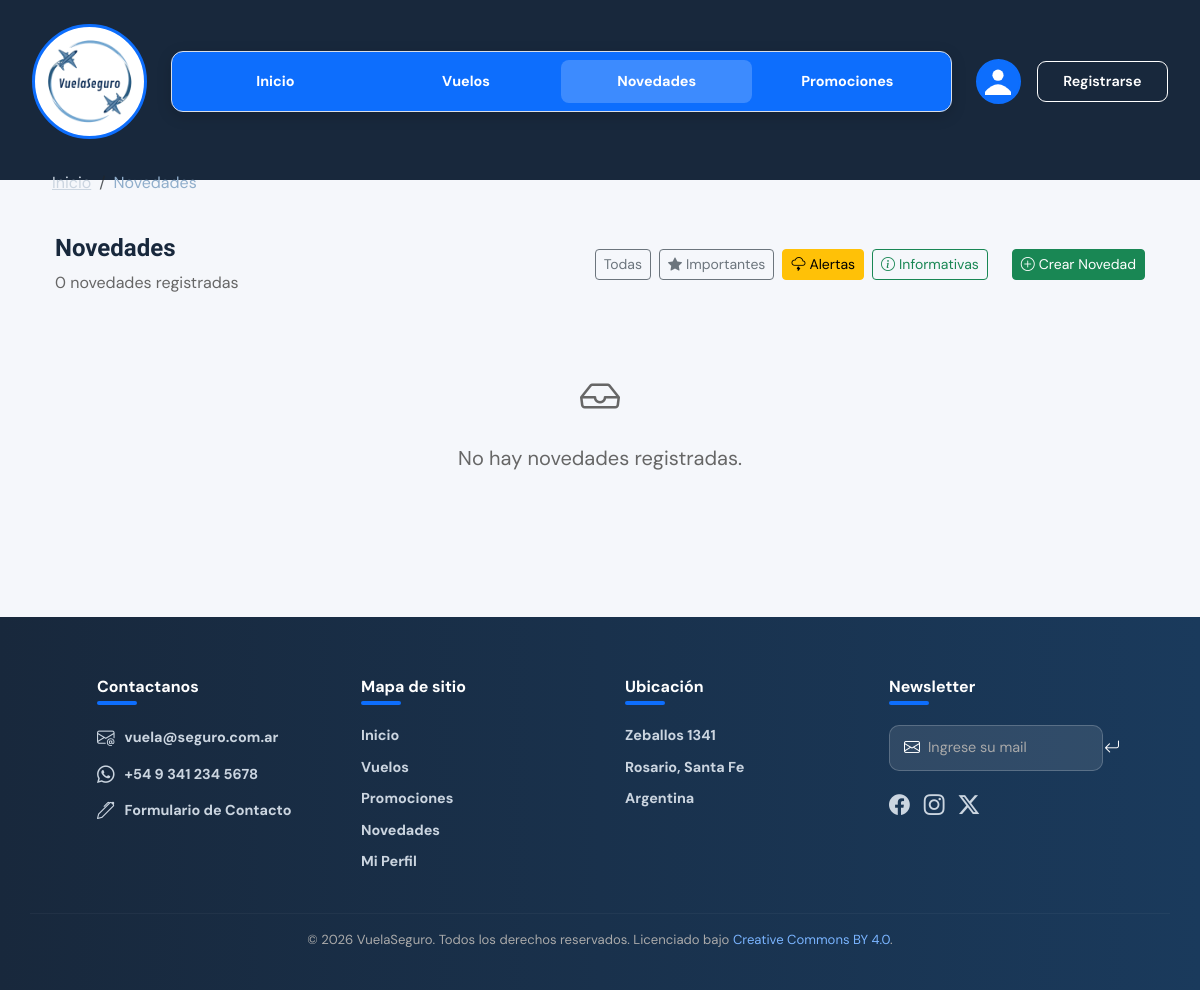
/NOVEDADES/novedades.php?pagina=1&tipo=alerta, run on an earlier commit of the app's database.
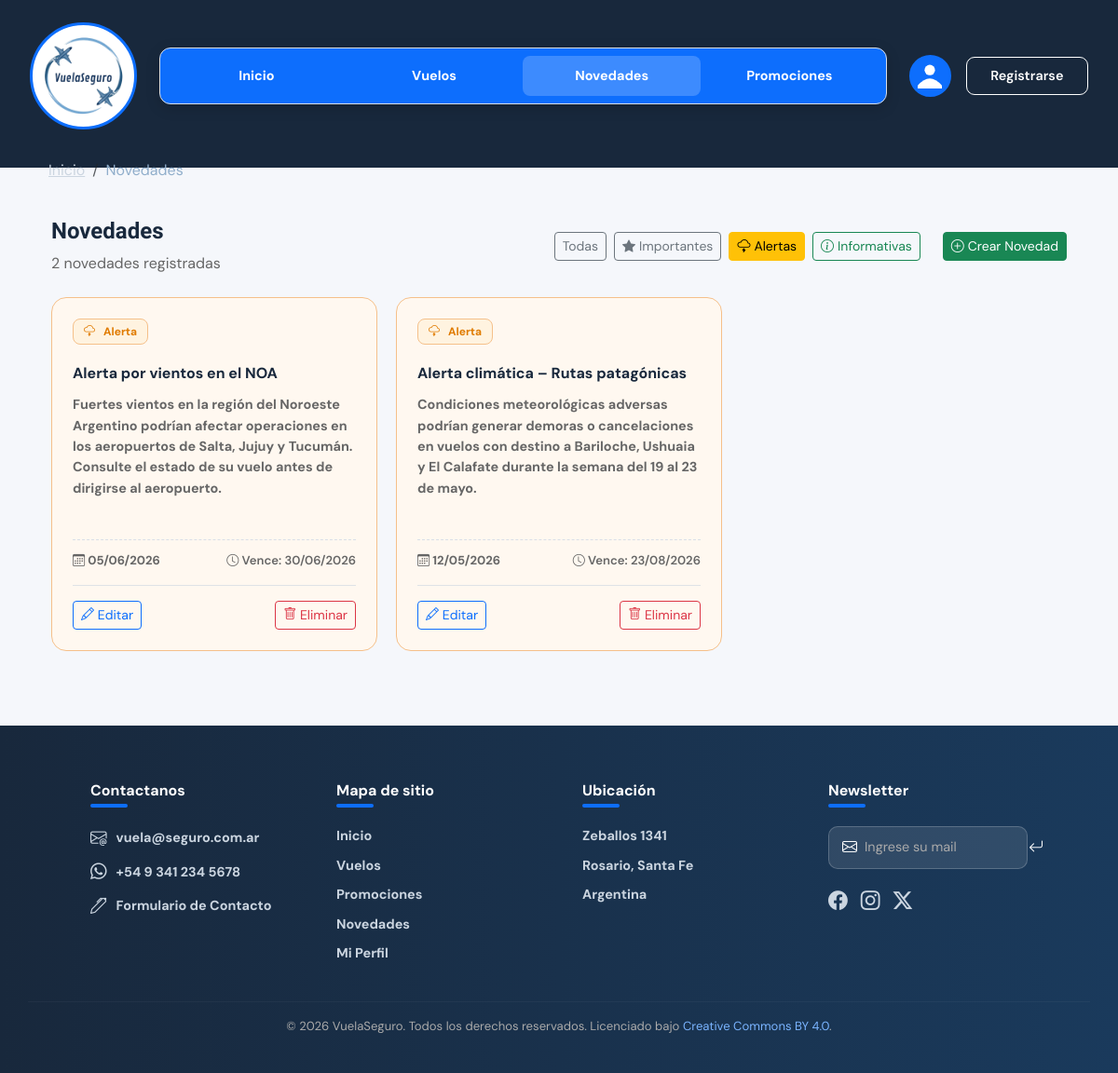
And on a later commit of the database.
### tables this page shows
CREATE TABLE `novedades` (
  `codNovedad` int(11) NOT NULL,
  `TituloNovedad` varchar(50) NOT NULL,
  `textoNovedad` text NOT NULL,
  `fechaPublicacionNovedad` date NOT NULL,
  `fechaExpiracionNovedad` date NOT NULL,
  `tipoNovedad` enum('Alerta','Importante','Informativa','') NOT NULL
);

### NOVEDADES/novedades.php (the view, shortened to what this page needs)
<?php
include_once('../conexion.inc');
$esAdmin = true;
$porPagina   = 6;
$paginaActual = isset($_GET['pagina']) && is_numeric($_GET['pagina']) ? (int)$_GET['pagina'] : 1;
$offset = ($paginaActual - 1) * $porPagina;
$tipoFiltro = '';
$params     = [];
$types      = '';
$whereClause = $esAdmin ? "WHERE 1=1" : "WHERE fechaExpiracionNovedad >= CURDATE()";
if (!empty($_GET['tipo']) && in_array(ucfirst($_GET['tipo']), ['Importante', 'Alerta', 'Informativa'])) {
    $tipoFiltro   = strtolower($_GET['tipo']);
    $whereClause .= " AND tipoNovedad = ?";
    $params[]     = ucfirst($tipoFiltro);
    $types       .= 's';
}
$sqlTotal = "SELECT COUNT(*) AS total FROM novedades $whereClause";
$stmtTotal = $link->prepare($sqlTotal);
if (!empty($params)) {
    $stmtTotal->bind_param($types, ...$params);
}
$stmtTotal->execute();
$totalRegistros = $stmtTotal->get_result()->fetch_assoc()['total'];
$sql = "SELECT * FROM novedades $whereClause ORDER BY fechaPublicacionNovedad DESC LIMIT ? OFFSET ?";
$paramsQuery   = array_merge($params, [$porPagina, $offset]);
$typesQuery    = $types . 'ii';
$stmt = $link->prepare($sql);
$stmt->bind_param($typesQuery, ...$paramsQuery);
$stmt->execute();
$novedades = $stmt->get_result();
function badgeNovedad(string $tipo): string {
    return match($tipo) {
        'Importante'  => '<span class="badge-nov badge-imp"><i class="bi bi-star-fill me-1"></i>Importante</span>',
        'Alerta'      => '<span class="badge-nov badge-alt"><i class="bi bi-cloud-lightning me-1"></i>Alerta</span>',
        default       => '<span class="badge-nov badge-info"><i class="bi bi-info-circle me-1"></i>Informativa</span>',
    };
}
function claseCard(string $tipo): string {
    return match($tipo) {
        'Importante' => 'novedad-card destacada',
        'Alerta'     => 'novedad-card alerta',
        default      => 'novedad-card',
    };
}
function urlFiltro(string $tipo, int $pagina = 1): string {
    $params = ['pagina' => $pagina];
    if ($tipo !== '') $params['tipo'] = $tipo;
    return 'novedades.php?' . http_build_query($params);
}
?>
<!DOCTYPE html>
<html lang="es">
<head>
  <link href="https://cdn.jsdelivr.net/npm/bootstrap@5.3.3/dist/css/bootstrap.min.css" rel="stylesheet">
  <link rel="stylesheet" href="https://cdn.jsdelivr.net/npm/bootstrap-icons@1.13.1/font/bootstrap-icons.min.css">
  <link href="../INDEX/estilos-globales.css" rel="stylesheet">
  <link href="novedades.css" rel="stylesheet">
</head>
<body>
<header>
  <section class="navbar-section">
    <div class="header-wrapper">
      <nav class="navbar-custom">
        <div class="logo-wrap">
          <img src="../INDEX/logo-vuelaseguro.png" class="logo-vuela" alt="Logo VuelaSeguro">
        </div>
        <div class="nav-links">
          <a href="../INDEX/index.php">Inicio</a>
          <a href="../VUELOS/vuelos.php">Vuelos</a>
          <a href="novedades.php" class="active">Novedades</a>
          <a href="../PROMOCIONES/promociones.php">Promociones</a>
        </div>
        <div class="nav-right">
          <?php if (isset($_SESSION['usuario'])): ?>
            <span style="color:#fff; font-size:.9rem; font-weight:600; margin-right: 15px;">
              <?= htmlspecialchars($_SESSION['usuario']['nombreUsuario']) ?>
            </span>
            <a href="../logout.php" class="btn-registro" style="text-decoration:none; background:#dc3545;">
              Salir
            </a>
          <?php else: ?>
            <div class="foto-perfil" title="Foto de perfil">
              <svg width="26" height="40" viewBox="0 0 42 42" xmlns="http://www.w3.org/2000/svg">
                <circle cx="21" cy="10" r="9" fill="#ffffff"/>
                <path d="M -4 42 Q 21 7 46 42 Z" fill="#ffffff"/>
              </svg>
            </div>
            <a href="../LOGIN/login.php" class="btn-registro" style="text-decoration:none; background:transparent; border:1px solid #fff;">Registrarse</a>
          <?php endif; ?>
        </div>
      </nav>
      <nav aria-label="breadcrumb" style="padding: 0.5rem 2rem;">
        <ol class="breadcrumb mb-0" style="background:transparent;">
          <li class="breadcrumb-item">
            <a href="../INDEX/index.php" style="color:#cbd5e0;">Inicio</a>
          </li>
          <li class="breadcrumb-item active" style="color:#90aecb;" aria-current="page">Novedades</li>
        </ol>
      </nav>
    </div>
  </section>
</header>
<main class="novedades-wrapper container mt-4 mb-5">
  <div class="novedades-header d-flex justify-content-between align-items-center mb-4 flex-wrap">
    <div>
      <h2 style="font-family:'Sora',sans-serif;">Novedades</h2>
      <p class="novedades-count mt-1 mb-0">
        <?= $totalRegistros ?> novedad<?= $totalRegistros !== 1 ? 'es' : '' ?> registradas
      </p>
    </div>
    <div class="d-flex gap-2 flex-wrap align-items-center">
      <a href="<?= urlFiltro('') ?>" class="btn btn-sm <?= $tipoFiltro === '' ? 'btn-primary' : 'btn-outline-secondary' ?>">Todas</a>
      <a href="<?= urlFiltro('importante') ?>" class="btn btn-sm <?= $tipoFiltro === 'importante' ? 'btn-primary' : 'btn-outline-secondary' ?>"><i class="bi bi-star-fill me-1"></i>Importantes</a>
      <a href="<?= urlFiltro('alerta') ?>" class="btn btn-sm <?= $tipoFiltro === 'alerta' ? 'btn-warning' : 'btn-outline-warning' ?>"><i class="bi bi-cloud-lightning me-1"></i>Alertas</a>
      <a href="<?= urlFiltro('informativa') ?>" class="btn btn-sm <?= $tipoFiltro === 'informativa' ? 'btn-success' : 'btn-outline-success' ?>"><i class="bi bi-info-circle me-1"></i>Informativas</a>
      <?php if ($esAdmin): ?>
        <button class="btn btn-sm btn-success ms-md-3" data-bs-toggle="modal" data-bs-target="#modalCrear">
          <i class="bi bi-plus-circle me-1"></i>Crear Novedad
        </button>
      <?php endif; ?>
    </div>
  </div>
  <?php if ($novedades->num_rows === 0): ?>
    <div class="text-center py-5" style="color:var(--gris);">
      <i class="bi bi-inbox fs-1 d-block mb-3"></i>
      <p class="fs-5">No hay novedades registradas.</p>
    </div>
  <?php else: ?>
    <div class="novedades-grid">
      <?php
      while ($nov = $novedades->fetch_assoc()):
      ?>
        <div class="<?= claseCard($nov['tipoNovedad']) ?>">
          <div>
              <?= badgeNovedad($nov['tipoNovedad']) ?>
          </div>
          <div class="nov-titulo-card mt-2"><?= htmlspecialchars($nov['TituloNovedad']) ?></div>
          <p class="nov-texto"><?= nl2br(htmlspecialchars($nov['textoNovedad'])) ?></p>
          <div class="nov-fecha mt-3">
            <span><i class="bi bi-calendar3"></i> <?= date('d/m/Y', strtotime($nov['fechaPublicacionNovedad'])) ?></span>
            <span class="nov-vence"><i class="bi bi-clock"></i> Vence: <?= date('d/m/Y', strtotime($nov['fechaExpiracionNovedad'])) ?></span>
          </div>
          <?php if ($esAdmin): ?>
          <div class="d-flex justify-content-between align-items-center mt-1 pt-3 border-top">
              <button type="button" class="btn btn-sm btn-outline-primary" data-bs-toggle="modal" data-bs-target="#modalEditar<?= $nov['codNovedad'] ?>">
                  <i class="bi bi-pencil"></i> Editar
              </button>
              <button type="button" class="btn btn-sm btn-outline-danger" data-bs-toggle="modal" data-bs-target="#modalEliminar<?= $nov['codNovedad'] ?>">
                  <i class="bi bi-trash"></i> Eliminar
              </button>
          </div>
          <?php
          endif;
          ?>
        </div>
      <?php endwhile; ?>
    </div>
  <?php endif; ?>
</main>
<section class="footer-section">
  <footer>
    <div class="row">
      <div class="col">
        <h3><strong>Contactanos</strong><div class="subrayado"></div></h3>
        <ul>
          <li><i class="bi bi-envelope-at"></i><a href="mailto:vuela@seguro.com.ar">vuela@seguro.com.ar</a></li>
          <li><i class="bi bi-whatsapp"></i><a href="#">+54 9 341 234 5678</a></li>
          <li><i class="bi bi-pen"></i><a href="../CONTACTO/contacto.html">Formulario de Contacto</a></li>
        </ul>
      </div>
      <div class="col">
        <h3><strong>Mapa de sitio</strong><div class="subrayado"></div></h3>
        <ul>
          <li><a href="../INDEX/index.php">Inicio</a></li>
          <li><a href="../VUELOS/vuelos.php">Vuelos</a></li>
          <li><a href="../PROMOCIONES/promociones.php">Promociones</a></li>
          <li><a href="novedades.php">Novedades</a></li>
          <li><a href="">Mi Perfil</a></li>
        </ul>
      </div>
      <div class="col">
        <h3><strong>Ubicación</strong><div class="subrayado"></div></h3>
        <ul>
          <li><a href="https://maps.app.goo.gl/UvsGpUXHgk9GkpYP9" target="_blank">Zeballos 1341</a></li>
          <li><a href="https://maps.app.goo.gl/87YMeSLAp74gH9mc7" target="_blank">Rosario, Santa Fe</a></li>
          <li><a href="https://maps.app.goo.gl/u94xc8o8xowqeTuz8" target="_blank">Argentina</a></li>
        </ul>
      </div>
      <div class="col">
        <h3><strong>Newsletter</strong><div class="subrayado"></div></h3>
        <form>
          <i class="bi bi-envelope"></i>
          <input type="email" placeholder="Ingrese su mail">
          <button type="submit"><i class="bi bi-arrow-return-left"></i></button>
        </form>
        <div class="iconos-redes">
          <i class="bi bi-facebook"></i>
          <i class="bi bi-instagram"></i>
          <i class="bi bi-twitter-x"></i>
        </div>
      </div>
    </div>
    <hr>
    <p class="copyright">© 2026 VuelaSeguro. Todos los derechos reservados. Licenciado bajo
      <a href="https://creativecommons.org/licenses/by/4.0/" target="_blank" rel="noopener noreferrer">Creative Commons BY 4.0</a>.
    </p>
  </footer>
</section>
</body>
</html>

### INDEX/estilos-globales.css (style rules this page uses)
:root { --azul: #0d6efd; --azul-oscuro: #18283c; --gris: #666666; --gris-claro: #f5f7fb; --borde: #d9dee7; --blanco: #ffffff; --verde: #198754; --rojo: #dc3545; --naranja: #e07b00; }
* { margin: 0; padding: 0; box-sizing: border-box; }
body { font-family: 'DM Sans', sans-serif; background: var(--gris-claro); color: var(--azul-oscuro); }
.header-wrapper { background: var(--azul-oscuro); padding: 1.5rem 0 0 0; }
.navbar-custom { margin: 0 2rem; padding-bottom: 1.5rem; display: flex; align-items: center; gap: 1.5rem; }
.breadcrumb { justify-content: left; height: 1px; margin-left: 20px; }
.logo-wrap { width: 115px; height: 115px; border-radius: 50%; border: 3px solid var(--azul); background: var(--blanco); display: flex; align-items: center; justify-content: center; flex-shrink: 0; overflow: hidden; position: relative; }
.logo-vuela { width: 100%; height: 100%; object-fit: cover; }
.nav-links { background: var(--azul); border: 1px solid var(--borde); border-radius: 12px; padding: 0.5rem; display: flex; flex: 1; justify-content: space-between; box-shadow: 0 4px 15px rgba(0, 0, 0, 0.15); }
.nav-links a { font-weight: 700; flex: 1; text-align: center; color: var(--blanco); font-size: 0.9rem; padding: 0.7rem 0; border-radius: 8px; text-decoration: none; transition: all 0.2s; white-space: nowrap; }
.nav-links a.active { color: var(--blanco); background: rgba(255, 255, 255, 0.2); }
.nav-right { display: flex; align-items: center; gap: 1rem; flex-shrink: 0; }
.foto-perfil { width: 45px; height: 45px; border-radius: 50%; border: 2px solid var(--azul); background: var(--azul); display: flex; align-items: center; justify-content: center; cursor: pointer; flex-shrink: 0; overflow: hidden; }
.btn-registro { background: var(--azul); border: none; color: var(--blanco); border-radius: 9px; padding: 0.55rem 1.6rem; font-size: 0.9rem; font-weight: 600; white-space: nowrap; cursor: pointer; flex-shrink: 0; transition: all 0.2s; }
.footer-section { background: linear-gradient(to right, var(--azul-oscuro), #1a3a5c); color: var(--blanco); padding: 50px 30px 24px; margin-top: 50px; }
.footer-section footer .row { width: 90%; margin: auto; display: flex; flex-wrap: wrap; justify-content: space-between; gap: 30px; margin-bottom: 30px; }
.footer-section footer .col { flex-basis: 20%; min-width: 160px; padding: 10px; }
.footer-section h3 { font-size: 1rem; margin-bottom: 20px; color: var(--blanco); }
.footer-section .subrayado { width: 40px; height: 4px; background: var(--azul); border-radius: 3px; margin-top: 5px; }
.footer-section ul { list-style: none; padding: 0; margin: 0; display: flex; flex-direction: column; gap: 10px; }
.footer-section ul li { display: flex; align-items: center; gap: 10px; font-size: 0.9rem; }
.footer-section ul li a { font-weight: 700; color: #cbd5e0; text-decoration: none; transition: 0.2s; }
.footer-section ul li i { font-size: 1.1rem; color: #cbd5e0; }
.footer-section form { display: flex; align-items: center; gap: 8px; background: rgba(255, 255, 255, 0.1); border: 1px solid rgba(255, 255, 255, 0.2); border-radius: 10px; padding: 10px 14px; margin-bottom: 18px; }
.footer-section form i { font-size: 1rem; color: var(--blanco); }
.footer-section form input { background: transparent; border: none; outline: none; color: var(--blanco); font-family: 'DM Sans', sans-serif; font-size: 0.9rem; flex: 1; }
.footer-section form input::placeholder { color: #aaaaaa; }
.footer-section form button { background: transparent; border: none; color: var(--blanco); cursor: pointer; font-size: 1rem; }
.footer-section .iconos-redes { display: flex; gap: 14px; }
.footer-section .iconos-redes i { font-size: 1.3rem; color: #cbd5e0; cursor: pointer; transition: 0.2s; }
.footer-section hr { border: none; border-top: 1px solid rgba(255, 255, 255, 0.15); margin-bottom: 16px; }
.footer-section .copyright { text-align: center; font-size: 0.82rem; color: #aaaaaa; }
.footer-section .copyright a { color: #7ab4ff; text-decoration: none; }

What changed in the data, as far as the page shows it:
added novedades: tipoNovedad "Alerta", TituloNovedad "Alerta por vientos en el NOA", textoNovedad "Fuertes vientos en la región del Noroeste Argentino podrían afectar operaciones en los aeropuertos de Salta, Jujuy y Tucumán. Consulte el estado de su vuelo antes de dirigirse al aeropuerto.", fechaPublicacionNovedad "05/06/2026", fechaExpiracionNovedad "30/06/2026"
added novedades: tipoNovedad "Alerta", TituloNovedad "Alerta climática – Rutas patagónicas", textoNovedad "Condiciones meteorológicas adversas podrían generar demoras o cancelaciones en vuelos con destino a Bariloche, Ushuaia y El Calafate durante la semana del 19 al 23 de mayo.", fechaPublicacionNovedad "12/05/2026", fechaExpiracionNovedad "23/08/2026"
Also different on the page:
$totalRegistros: "0" → "2"
text no longer shown: "No hay novedades registradas."
